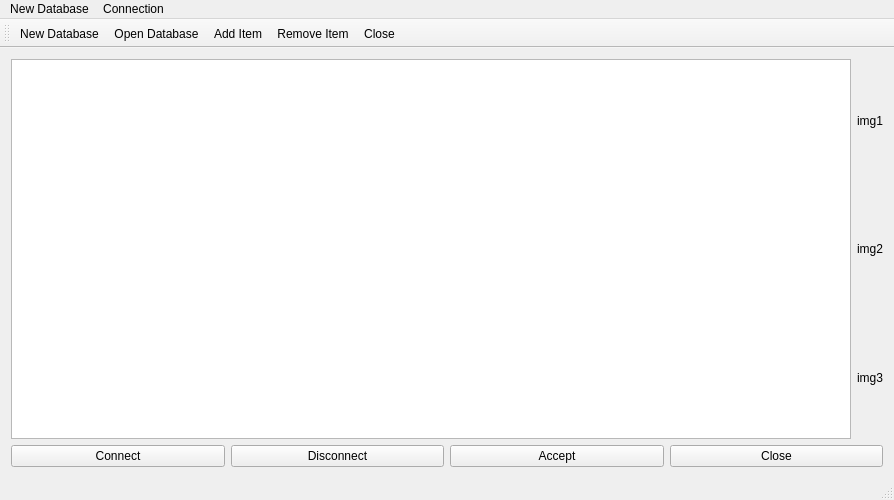
<?xml version="1.0" encoding="UTF-8"?>
<ui version="4.0">
 <class>roi</class>
 <widget class="QMainWindow" name="roi">
  <property name="geometry">
   <rect>
    <x>0</x>
    <y>0</y>
    <width>894</width>
    <height>500</height>
   </rect>
  </property>
  <property name="windowTitle">
   <string>roi</string>
  </property>
  <widget class="QWidget" name="centralWidget">
   <layout class="QGridLayout" name="gridLayout">
    <item row="1" column="0">
     <layout class="QHBoxLayout" name="horizontalLayout">
      <item>
       <widget class="QPushButton" name="connectBtn">
        <property name="text">
         <string>Connect</string>
        </property>
       </widget>
      </item>
      <item>
       <widget class="QPushButton" name="disconnectBtn">
        <property name="text">
         <string>Disconnect</string>
        </property>
       </widget>
      </item>
      <item>
       <widget class="QPushButton" name="acceptBtn">
        <property name="text">
         <string>Accept</string>
        </property>
       </widget>
      </item>
      <item>
       <widget class="QPushButton" name="closeBtn">
        <property name="text">
         <string>Close</string>
        </property>
       </widget>
      </item>
     </layout>
    </item>
    <item row="0" column="0">
     <layout class="QHBoxLayout" name="horizontalLayout_2">
      <item>
       <widget class="QTableView" name="tableView"/>
      </item>
      <item>
       <layout class="QVBoxLayout" name="verticalLayout">
        <item>
         <widget class="QLabel" name="label">
          <property name="text">
           <string>img1</string>
          </property>
         </widget>
        </item>
        <item>
         <widget class="QLabel" name="label_2">
          <property name="text">
           <string>img2</string>
          </property>
         </widget>
        </item>
        <item>
         <widget class="QLabel" name="label_3">
          <property name="text">
           <string>img3</string>
          </property>
         </widget>
        </item>
       </layout>
      </item>
     </layout>
    </item>
   </layout>
  </widget>
  <widget class="QMenuBar" name="menuBar">
   <property name="geometry">
    <rect>
     <x>0</x>
     <y>0</y>
     <width>894</width>
     <height>25</height>
    </rect>
   </property>
   <widget class="QMenu" name="menuNew_Database">
    <property name="title">
     <string>New Database</string>
    </property>
    <addaction name="actionOpen_Database"/>
    <addaction name="action_Accept"/>
    <addaction name="action_Close"/>
   </widget>
   <widget class="QMenu" name="menuConnection">
    <property name="title">
     <string>Connection</string>
    </property>
    <addaction name="action_Connect"/>
    <addaction name="action_Disconnect"/>
   </widget>
   <addaction name="menuNew_Database"/>
   <addaction name="menuConnection"/>
  </widget>
  <widget class="QToolBar" name="mainToolBar">
   <attribute name="toolBarArea">
    <enum>TopToolBarArea</enum>
   </attribute>
   <attribute name="toolBarBreak">
    <bool>false</bool>
   </attribute>
   <addaction name="actionNew_Database"/>
   <addaction name="actionOpen_Database"/>
   <addaction name="actionAdd_Item"/>
   <addaction name="actionRemove_Item"/>
   <addaction name="action_Close"/>
  </widget>
  <widget class="QStatusBar" name="statusBar"/>
  <action name="actionOpen_Database">
   <property name="icon">
    <iconset resource="res.qrc">
     <normaloff>:/open.png</normaloff>:/open.png</iconset>
   </property>
   <property name="text">
    <string>Open Database</string>
   </property>
  </action>
  <action name="action_Accept">
   <property name="icon">
    <iconset resource="res.qrc">
     <normaloff>:/accept.png</normaloff>:/accept.png</iconset>
   </property>
   <property name="text">
    <string>Accept</string>
   </property>
  </action>
  <action name="action_Close">
   <property name="icon">
    <iconset resource="res.qrc">
     <normaloff>:/close.png</normaloff>:/close.png</iconset>
   </property>
   <property name="text">
    <string>Close</string>
   </property>
  </action>
  <action name="action_Disconnect">
   <property name="icon">
    <iconset resource="res.qrc">
     <normaloff>:/cloud_disconnection.png</normaloff>:/cloud_disconnection.png</iconset>
   </property>
   <property name="text">
    <string>Disconnect</string>
   </property>
  </action>
  <action name="actionAdd_Item">
   <property name="icon">
    <iconset resource="res.qrc">
     <normaloff>:/add_item.png</normaloff>:/add_item.png</iconset>
   </property>
   <property name="text">
    <string>Add Item</string>
   </property>
   <property name="toolTip">
    <string>Add Item</string>
   </property>
  </action>
  <action name="actionRemove_Item">
   <property name="icon">
    <iconset resource="res.qrc">
     <normaloff>:/remove_item.png</normaloff>:/remove_item.png</iconset>
   </property>
   <property name="text">
    <string>Remove Item</string>
   </property>
   <property name="toolTip">
    <string>Remove Item</string>
   </property>
  </action>
  <action name="actionNew_Database">
   <property name="icon">
    <iconset resource="res.qrc">
     <normaloff>:/new_database.png</normaloff>:/new_database.png</iconset>
   </property>
   <property name="text">
    <string>New Database</string>
   </property>
   <property name="toolTip">
    <string>New Database</string>
   </property>
  </action>
  <action name="action_Connect">
   <property name="icon">
    <iconset resource="res.qrc">
     <normaloff>:/cloud_connection.png</normaloff>:/cloud_connection.png</iconset>
   </property>
   <property name="text">
    <string>Connect</string>
   </property>
  </action>
 </widget>
 <layoutdefault spacing="6" margin="11"/>
 <resources>
  <include location="res.qrc"/>
 </resources>
 <connections/>
</ui>
